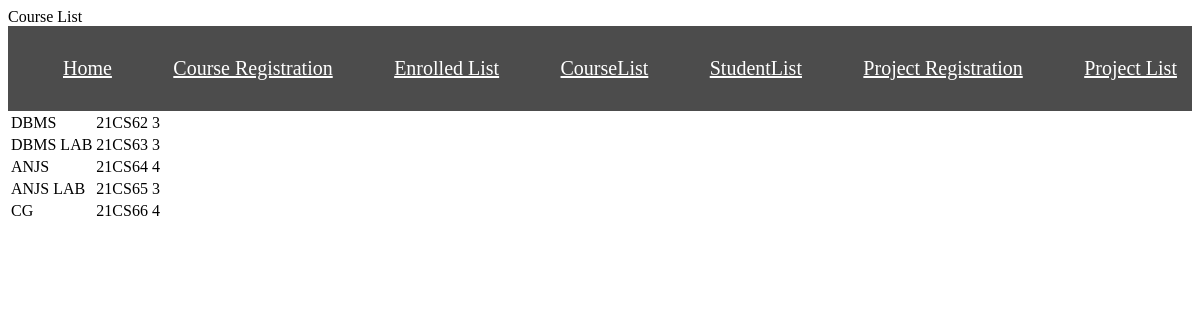
The page /cl/ on the database its author committed.
### studentregistration/models.py (models this page shows)
class Course(models.Model):
    course_code = models.CharField(max_length = 20,default="21CS61")
    course_name = models.CharField(max_length = 20)
    course_credits = models.IntegerField()
    students = models.ManyToManyField(Student,related_name = "student_course")

### studentregistration/views.py (the view)
# urls.py: path("cl/",views.cl, name = "cl"),
def cl(request):
    courses = Course.objects.all()
    return render(request,"cl.html",{"courses":courses})

### studentregistration/templates/cl.html (shortened to what this page needs)
{% extends "student_layout.html" %}
{% block content %}
<table>
{% for course in courses %}
<tr><td>{{ course.course_name }}</td><td>{{ course.course_code }}</td><td>{{ course.course_credits }}</td></tr>
{% endfor %}
</table>
{% endblock %}

### rows shown on the page
Course: course_name "DBMS", course_code "21CS62", course_credits "3"
Course: course_name "DBMS LAB", course_code "21CS63", course_credits "3"
Course: course_name "ANJS", course_code "21CS64", course_credits "4"
Course: course_name "ANJS LAB", course_code "21CS65", course_credits "3"
Course: course_name "CG", course_code "21CS66", course_credits "4"
